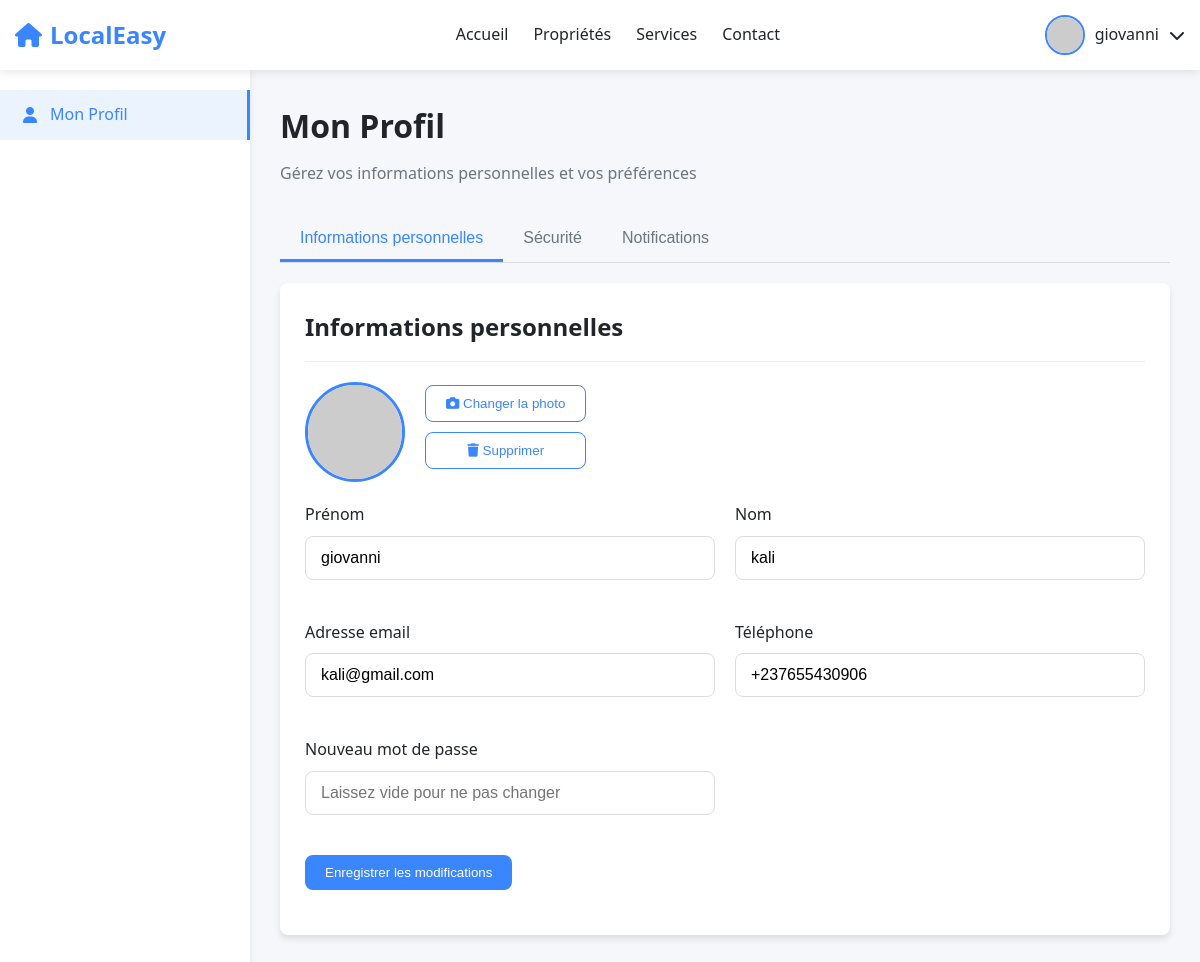
Screenshot of /bailleur/page_bailleur_profile/ (signed in) with the database file from the repository.
### bd/models.py (models this page shows)
class Utilisateur(AbstractUser):
    class RoleUtilisateur(models.TextChoices):
        ADMIN = 'ADMIN', 'Administrateur'
        BAILLEUR = 'BAILLEUR', 'Bailleur'
        CLIENT = 'CLIENT', 'Client'
    role = models.CharField(max_length=20, choices=RoleUtilisateur.choices)
    telephone = models.CharField(max_length=20, unique=True)
    adresse = models.TextField(blank=True)
    date_inscription = models.DateTimeField(auto_now_add=True)
    class Meta:
        db_table = 'utilisateur'

### bailleur/views.py (the view)
# urls.py: path('page_bailleur_profile/',views.page_profil_bailleur,name="page_bailleur_profile"),
@login_required(login_url="login_user")
def page_profil_bailleur(request):
    return render(request,'page_bailleur/profil_bailleur.html')

### bailleur/Templates/page_bailleur/profil_bailleur.html (shortened to what this page needs)
<!DOCTYPE html>
{% load static %}
<html lang="fr">
<head>
    <link rel="stylesheet" href="https://cdnjs.cloudflare.com/ajax/libs/font-awesome/6.4.0/css/all.min.css">
    <link rel="stylesheet" href="{% static 'css/messages.css' %}">
</head>
<body>
    <header id="header">
        <div class="container">
            <nav class="navbar">
                <a href="#" class="logo">
                    <i class="fas fa-home"></i>
                    LocalEasy
                </a>
                <ul class="nav-links">
                    <li><a href="">Accueil</a></li>
                    <li><a href="">Propriétés</a></li>
                    <li><a href="">Services</a></li>
                    <li><a href="">Contact</a></li>
                </ul>
                <div class="nav-actions">
                    <div class="user-menu">
                        <div class="user-avatar">
                            <img src="https://randomuser.me/api/portraits/men/32.jpg" alt="Thomas Martin">
                        </div>
                        <span class="user-name">{{request.user.first_name}}</span>
                        <i class="fas fa-chevron-down"></i>
                    </div>
                </div>
            </nav>
        </div>
    </header>
    <div class="dashboard">
        <div class="sidebar">
            <ul class="sidebar-menu">
                <li><a href="#profile" class="active"><i class="fas fa-user"></i> Mon Profil</a></li>
            </ul>
        </div>
        <div class="main-content">
            <div id="profile" class="dashboard-section">
                <div class="dashboard-header">
                    <h1>Mon Profil</h1>
                    <p>Gérez vos informations personnelles et vos préférences</p>
                </div>
                <div class="profile-tabs">
                    <button class="profile-tab active" data-tab="personal">Informations personnelles</button>
                    <button class="profile-tab" data-tab="security">Sécurité</button>
                    <button class="profile-tab" data-tab="notifications">Notifications</button>
                </div>
                <div id="personal-tab" class="profile-section active">
                    <div class="section">
                        <div class="section-header">
                            <h2 class="section-title">Informations personnelles</h2>
                        </div>
                        <div class="profile-picture">
                            <img src="https://randomuser.me/api/portraits/men/32.jpg" alt="Thomas Martin">
                            <div class="profile-picture-actions">
                                <button class="btn btn-outline"><i class="fas fa-camera"></i> Changer la photo</button>
                                <button class="btn btn-outline"><i class="fas fa-trash"></i> Supprimer</button>
                            </div>
                        </div>
                        <form class="profile-form" method="POST" action="{% url 'profile' %}">
    <div class="form-group">
        <label for="firstName">Prénom</label>
        <input type="text" id="firstName" class="form-control" name="firstName" value="{{ user.first_name }}">
    </div>
    <div class="form-group">
        <label for="lastName">Nom</label>
        <input type="text" id="lastName" class="form-control" name="lastName" value="{{ user.last_name }}">
    </div>
    <div class="form-group">
        <label for="email">Adresse email</label>
        <input type="email" id="email" class="form-control" name="email" value="{{ user.email }}">
    </div>
    <div class="form-group">
        <label for="phone">Téléphone</label>
        <input type="tel" id="phone" class="form-control" name="phone" value="{{ user.telephone }}">
    </div>
    <div class="form-group">
        <label for="password">Nouveau mot de passe</label>
        <input type="password" id="password" class="form-control" name="password" placeholder="Laissez vide pour ne pas changer">
    </div>
    <div class="form-group full-width">
        <button type="submit" class="btn">Enregistrer les modifications</button>
    </div>
</form>
                    </div>
                </div>
            </div>
        </div>
    </div>
</body>
</html>

### bailleur/Templates/page_bailleur/profil_bailleur.html (style rules this page uses)
:root { --primary-color: #3a86ff; --secondary-color: #8338ec; --success-color: #06d6a0; --warning-color: #ffd166; --danger-color: #ef476f; --light-color: #f8f9fa; --dark-color: #212529; --gray-color: #6c757d; --border-radius: 8px; --box-shadow: 0 4px 6px rgba(0, 0, 0, 0.1); --transition: all 0.3s ease; }
* { margin: 0; padding: 0; box-sizing: border-box; }
body { font-family: 'Segoe UI', Tahoma, Geneva, Verdana, sans-serif; line-height: 1.6; color: var(--dark-color); background-color: #f5f7fa; }
.container { width: 100%; max-width: 1200px; margin: 0 auto; padding: 0 15px; }
header { background-color: white; box-shadow: 0 2px 10px rgba(0, 0, 0, 0.1); position: sticky; top: 0; z-index: 1000; }
.navbar { display: flex; justify-content: space-between; align-items: center; padding: 15px 0; }
.logo { display: flex; align-items: center; font-size: 1.5rem; font-weight: bold; color: var(--primary-color); text-decoration: none; }
.logo i { margin-right: 8px; }
.nav-links { display: flex; list-style: none; }
.nav-links li { margin-left: 25px; }
.nav-links a { text-decoration: none; color: var(--dark-color); font-weight: 500; transition: var(--transition); }
.nav-actions { display: flex; align-items: center; }
.user-menu { display: flex; align-items: center; position: relative; }
.user-avatar { width: 40px; height: 40px; border-radius: 50%; overflow: hidden; margin-right: 10px; border: 2px solid var(--primary-color); }
.user-avatar img { width: 100%; height: 100%; object-fit: cover; }
.user-name { font-weight: 500; margin-right: 10px; }
.dashboard { display: flex; min-height: calc(100vh - 80px); }
.sidebar { width: 250px; background: white; box-shadow: 2px 0 5px rgba(0, 0, 0, 0.05); padding: 20px 0; }
.sidebar-menu { list-style: none; }
.sidebar-menu li { margin-bottom: 5px; }
.sidebar-menu a { display: flex; align-items: center; padding: 12px 20px; text-decoration: none; color: var(--dark-color); transition: var(--transition); }
.sidebar-menu a i { margin-right: 10px; width: 20px; text-align: center; }
.sidebar-menu a.active { background-color: rgba(58, 134, 255, 0.1); color: var(--primary-color); border-right: 3px solid var(--primary-color); }
.main-content { flex: 1; padding: 30px; }
.dashboard-header { margin-bottom: 30px; }
.dashboard-header h1 { font-size: 2rem; margin-bottom: 10px; color: var(--dark-color); }
.dashboard-header p { color: var(--gray-color); }
.section { background: white; border-radius: var(--border-radius); box-shadow: var(--box-shadow); padding: 25px; margin-bottom: 30px; }
.section-header { display: flex; justify-content: space-between; align-items: center; margin-bottom: 20px; padding-bottom: 15px; border-bottom: 1px solid #eee; }
.section-title { font-size: 1.5rem; color: var(--dark-color); }
.btn { display: inline-block; padding: 10px 20px; background-color: var(--primary-color); color: white; border: none; border-radius: var(--border-radius); text-decoration: none; font-weight: 500; cursor: pointer; transition: var(--transition); }
.btn-outline { background-color: transparent; border: 1px solid var(--primary-color); color: var(--primary-color); }
.profile-form { display: grid; grid-template-columns: 1fr 1fr; gap: 20px; }
.form-group { margin-bottom: 20px; }
.form-group.full-width { grid-column: 1 / -1; }
label { display: block; margin-bottom: 8px; font-weight: 500; color: var(--dark-color); }
.form-control { width: 100%; padding: 12px 15px; border: 1px solid #ddd; border-radius: var(--border-radius); font-size: 1rem; transition: var(--transition); }
.profile-picture { display: flex; align-items: center; margin-bottom: 20px; }
.profile-picture img { width: 100px; height: 100px; border-radius: 50%; object-fit: cover; margin-right: 20px; border: 3px solid var(--primary-color); }
.profile-picture-actions { display: flex; flex-direction: column; }
.profile-picture-actions .btn { margin-bottom: 10px; }
.profile-section { display: none; }
.profile-section.active { display: block; }
.profile-tabs { display: flex; border-bottom: 1px solid #ddd; margin-bottom: 20px; }
.profile-tab { padding: 12px 20px; background: none; border: none; font-size: 1rem; font-weight: 500; color: var(--gray-color); cursor: pointer; transition: var(--transition); border-bottom: 3px solid transparent; }
.profile-tab.active { color: var(--primary-color); border-bottom-color: var(--primary-color); }

### rows the page displays
Utilisateur: user.first_name "giovanni", firstName "giovanni", lastName "kali", email "kali@gmail.com", phone "+237655430906"
